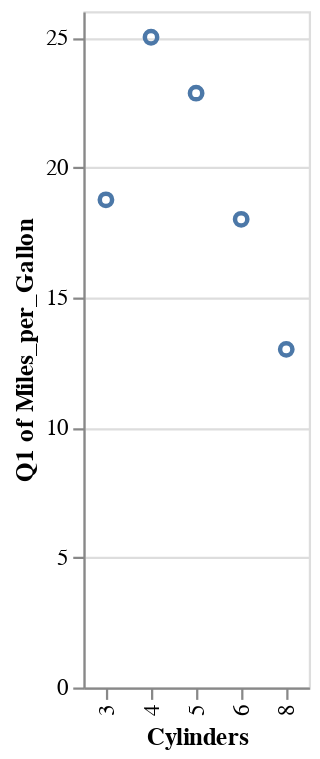

Source (notebook cell):
### Markdown cell above
##### Data Transformation: Aggregation and Filter

You can generate plot of summary statistics without calculating it. The options include: 

- sum
- average
- median
- q1,q3
- min,max

You can also include filter to exclude any part of the data or use calculate to generate new attribute to plot.

### Code cell
alt.Chart(cars).mark_point().encode(
    alt.Y("q1(Miles_per_Gallon):Q"),
    alt.X("Cylinders:N")
)

### Figure 1 — Vega-Lite specification as saved in the notebook (floating-point values rounded to 4 significant figures; data arrays with more than 128 entries replaced by an {"elided": "..."} marker saying what was removed)
{"config": {"view": {"continuousWidth": 300, "continuousHeight": 300}}, "data": {"name": "data-f02450ab61490a1363517a0190416235"}, "mark": {"type": "point"}, "encoding": {"x": {"field": "Cylinders", "type": "nominal"}, "y": {"aggregate": "q1", "field": "Miles_per_Gallon", "type": "quantitative"}}, "$schema": "https://vega.github.io/schema/vega-lite/v5.8.0.json", "datasets": {"data-f02450ab61490a1363517a0190416235": {"elided": "406 records"}}}
